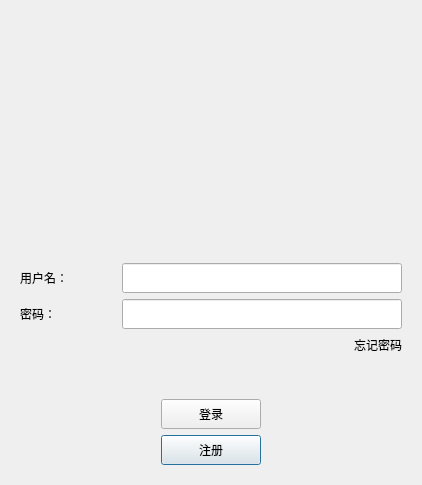
<?xml version="1.0" encoding="UTF-8"?>
<ui version="4.0">
 <class>LoginDialog</class>
 <widget class="QDialog" name="LoginDialog">
  <property name="geometry">
   <rect>
    <x>0</x>
    <y>0</y>
    <width>420</width>
    <height>485</height>
   </rect>
  </property>
  <property name="windowTitle">
   <string>Dialog</string>
  </property>
  <layout class="QVBoxLayout" name="verticalLayout_3">
   <item>
    <layout class="QVBoxLayout" name="verticalLayout">
     <item>
      <widget class="QLabel" name="label_4">
       <property name="minimumSize">
        <size>
         <width>400</width>
         <height>200</height>
        </size>
       </property>
       <property name="text">
        <string/>
       </property>
       <property name="pixmap">
        <pixmap resource="Res.qrc">:/Resource/gmail.png</pixmap>
       </property>
       <property name="alignment">
        <set>Qt::AlignCenter</set>
       </property>
      </widget>
     </item>
    </layout>
   </item>
   <item>
    <spacer name="verticalSpacer">
     <property name="orientation">
      <enum>Qt::Vertical</enum>
     </property>
     <property name="sizeHint" stdset="0">
      <size>
       <width>20</width>
       <height>40</height>
      </size>
     </property>
    </spacer>
   </item>
   <item>
    <widget class="QWidget" name="widget" native="true">
     <layout class="QGridLayout" name="gridLayout">
      <item row="0" column="0">
       <layout class="QHBoxLayout" name="horizontalLayout">
        <item>
         <widget class="QLabel" name="user_label">
          <property name="text">
           <string>用户名：</string>
          </property>
         </widget>
        </item>
        <item>
         <widget class="QLineEdit" name="user_lineEdit">
          <property name="minimumSize">
           <size>
            <width>0</width>
            <height>30</height>
           </size>
          </property>
          <property name="maximumSize">
           <size>
            <width>280</width>
            <height>16777215</height>
           </size>
          </property>
         </widget>
        </item>
       </layout>
      </item>
      <item row="1" column="0">
       <layout class="QHBoxLayout" name="horizontalLayout_2">
        <item>
         <widget class="QLabel" name="psw_label">
          <property name="text">
           <string>密码： </string>
          </property>
         </widget>
        </item>
        <item>
         <widget class="QLineEdit" name="psw_lineEdit">
          <property name="minimumSize">
           <size>
            <width>0</width>
            <height>30</height>
           </size>
          </property>
          <property name="maximumSize">
           <size>
            <width>280</width>
            <height>16777215</height>
           </size>
          </property>
          <property name="echoMode">
           <enum>QLineEdit::Password</enum>
          </property>
         </widget>
        </item>
       </layout>
      </item>
      <item row="5" column="0">
       <layout class="QHBoxLayout" name="horizontalLayout_5">
        <item>
         <spacer name="horizontalSpacer_4">
          <property name="orientation">
           <enum>Qt::Horizontal</enum>
          </property>
          <property name="sizeHint" stdset="0">
           <size>
            <width>40</width>
            <height>20</height>
           </size>
          </property>
         </spacer>
        </item>
        <item>
         <widget class="QPushButton" name="btn_register">
          <property name="minimumSize">
           <size>
            <width>100</width>
            <height>30</height>
           </size>
          </property>
          <property name="text">
           <string>注册</string>
          </property>
         </widget>
        </item>
        <item>
         <spacer name="horizontalSpacer_5">
          <property name="orientation">
           <enum>Qt::Horizontal</enum>
          </property>
          <property name="sizeHint" stdset="0">
           <size>
            <width>40</width>
            <height>20</height>
           </size>
          </property>
         </spacer>
        </item>
       </layout>
      </item>
      <item row="2" column="0">
       <layout class="QHBoxLayout" name="horizontalLayout_3">
        <item>
         <layout class="QVBoxLayout" name="verticalLayout_2"/>
        </item>
        <item>
         <spacer name="horizontalSpacer">
          <property name="orientation">
           <enum>Qt::Horizontal</enum>
          </property>
          <property name="sizeHint" stdset="0">
           <size>
            <width>40</width>
            <height>20</height>
           </size>
          </property>
         </spacer>
        </item>
        <item>
         <widget class="QLabel" name="label_3">
          <property name="text">
           <string>忘记密码</string>
          </property>
         </widget>
        </item>
       </layout>
      </item>
      <item row="4" column="0">
       <layout class="QHBoxLayout" name="horizontalLayout_4">
        <item>
         <spacer name="horizontalSpacer_2">
          <property name="orientation">
           <enum>Qt::Horizontal</enum>
          </property>
          <property name="sizeHint" stdset="0">
           <size>
            <width>40</width>
            <height>20</height>
           </size>
          </property>
         </spacer>
        </item>
        <item>
         <widget class="QPushButton" name="btn_login">
          <property name="minimumSize">
           <size>
            <width>100</width>
            <height>30</height>
           </size>
          </property>
          <property name="text">
           <string>登录</string>
          </property>
         </widget>
        </item>
        <item>
         <spacer name="horizontalSpacer_3">
          <property name="orientation">
           <enum>Qt::Horizontal</enum>
          </property>
          <property name="sizeHint" stdset="0">
           <size>
            <width>40</width>
            <height>20</height>
           </size>
          </property>
         </spacer>
        </item>
       </layout>
      </item>
      <item row="3" column="0">
       <spacer name="verticalSpacer_2">
        <property name="orientation">
         <enum>Qt::Vertical</enum>
        </property>
        <property name="sizeHint" stdset="0">
         <size>
          <width>20</width>
          <height>40</height>
         </size>
        </property>
       </spacer>
      </item>
     </layout>
    </widget>
   </item>
  </layout>
 </widget>
 <resources>
  <include location="Res.qrc"/>
 </resources>
 <connections/>
</ui>
